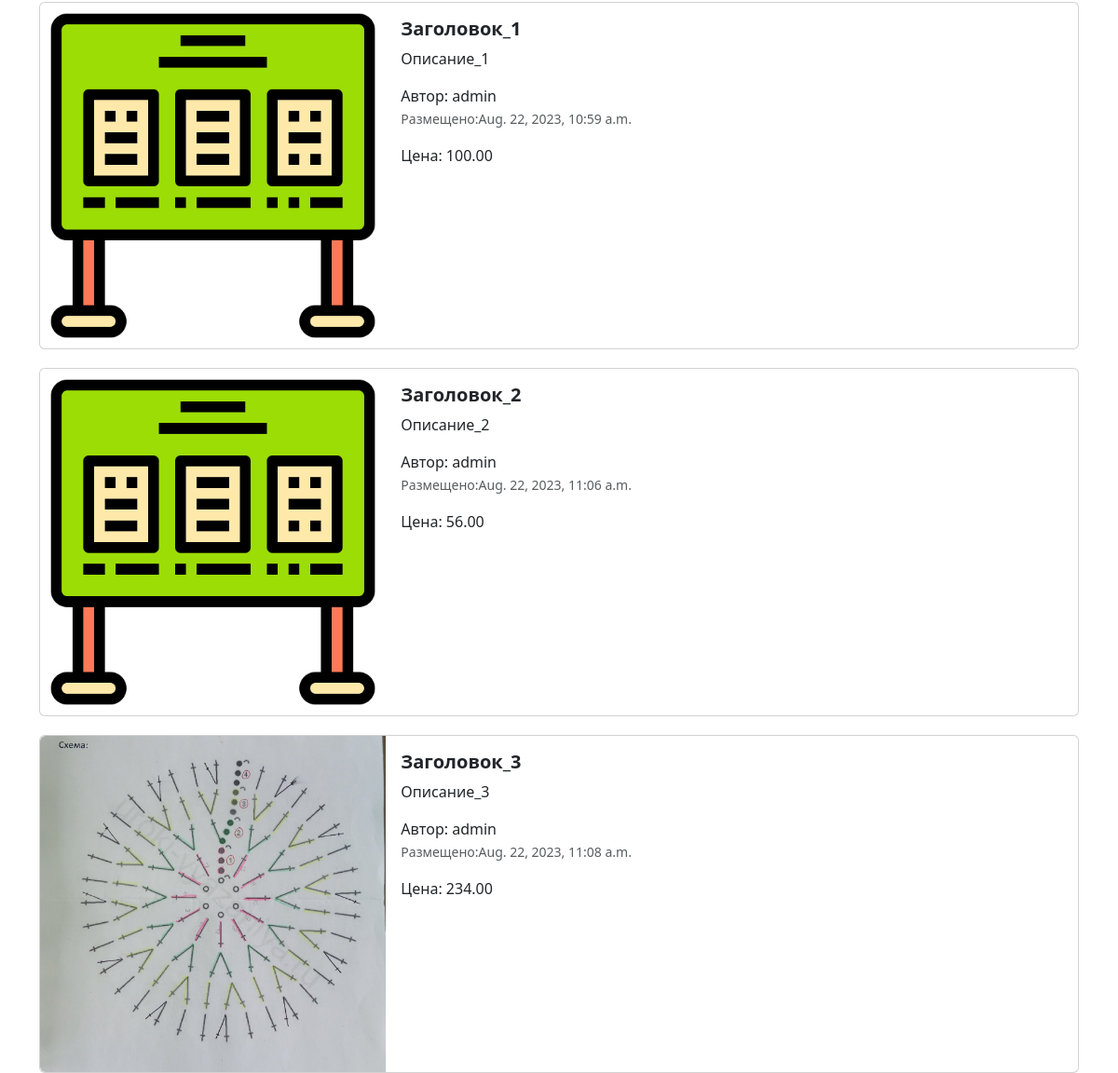
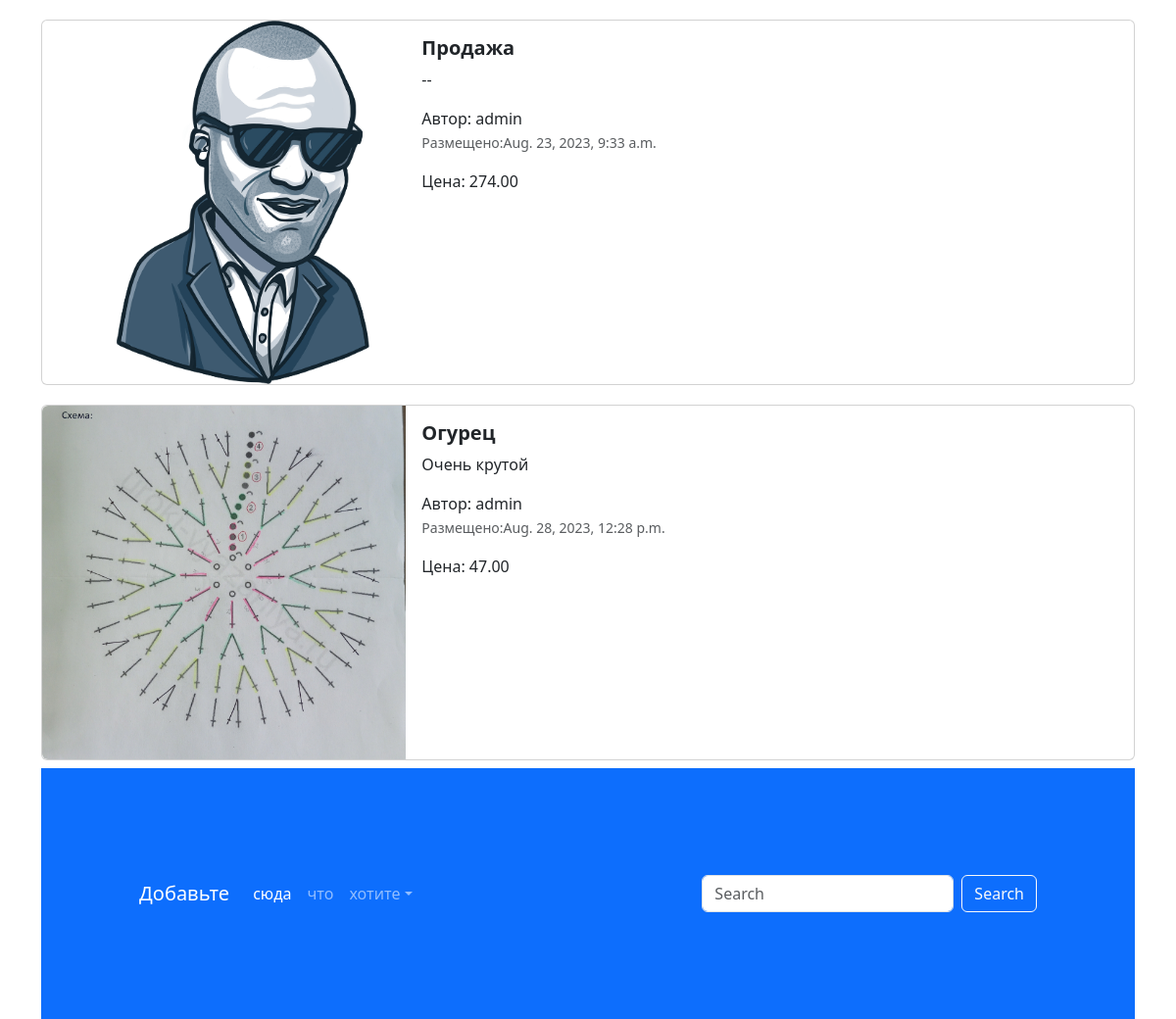
Before: / (lower part) with the older database file (2 pictures, top to bottom).
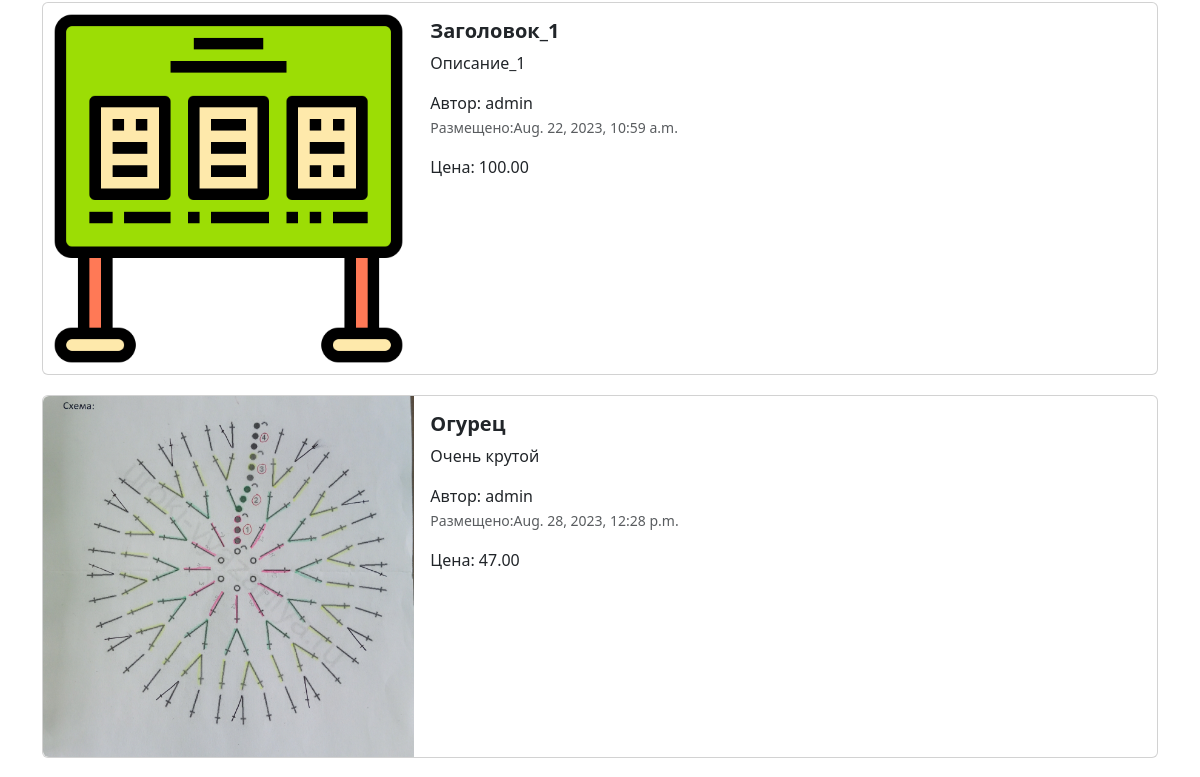
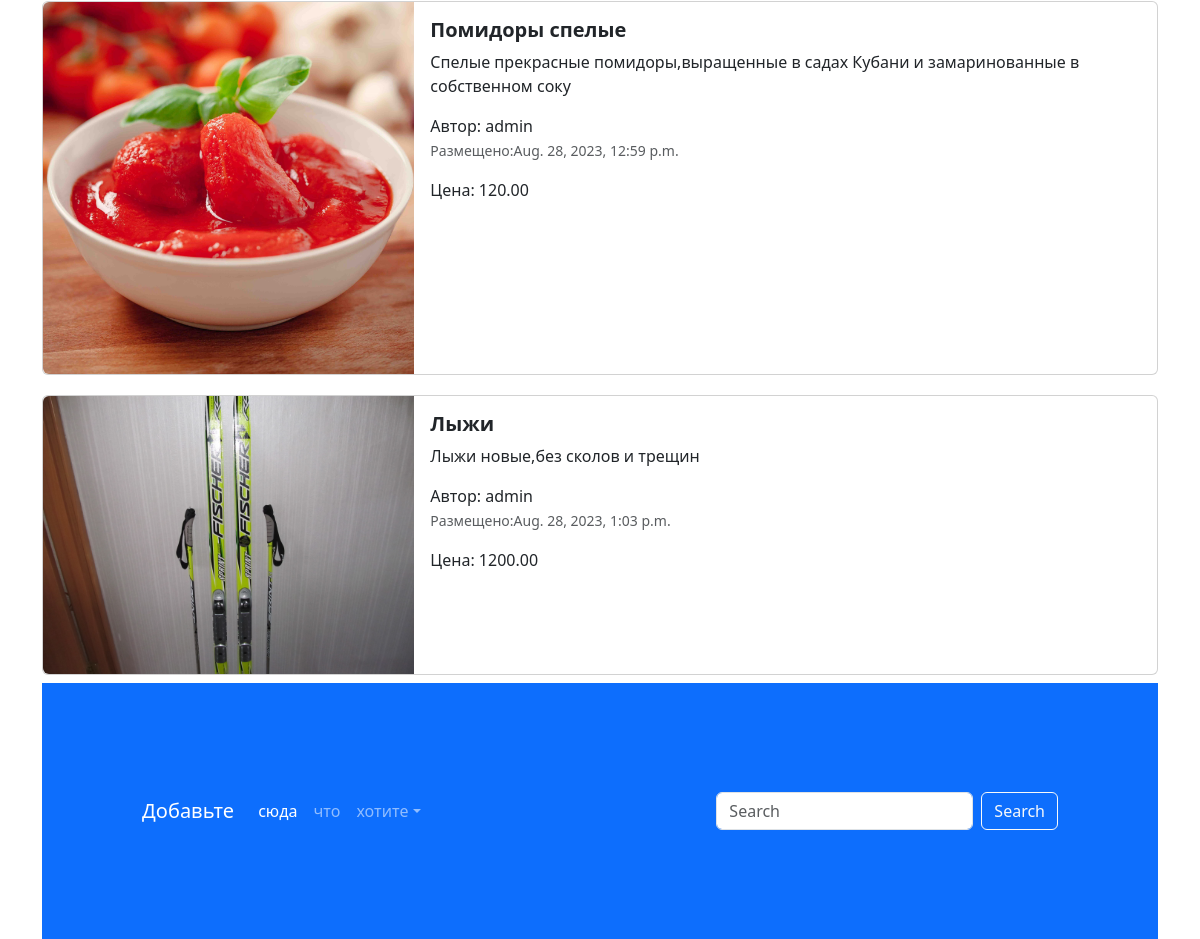
After: the same page with the newer database file (2 pictures, top to bottom).
### app_advertisements/models.py (models this page shows, shortened)
class Advertisements(models.Model):
    title = models.CharField('Заголовок',max_length=128)
    description = models.TextField('Описание')
    price = models.DecimalField('Цена',max_digits=10, decimal_places=2)
    auction = models.BooleanField('Торг',help_text='Отметьте, если торг уместен')
    created_at = models.DateTimeField(auto_now_add=True)
    updated_at = models.DateTimeField(auto_now=True)
    user = models.ForeignKey(User,verbose_name = 'пользователь', on_delete = models.CASCADE)
    image = models.ImageField('изображение',upload_to = 'advertisements_1/')
    class Meta:
       db_table = 'advertisements'

### app_advertisements/views.py (the view)
# urls.py: path('',index,name = 'main-page'),
def index(request):
    advertisements = Advertisements.objects.all()
    context = {'advertisements' : advertisements}
    return render(request,'index.html',context)

### templates/index.html (shortened to what this page needs)
{% extends 'base.html' %}
{% load static %}
{% block content %}
  <div class="container">
    {% for adv in advertisements %}
    <div class="col">
      <div class="card mb-2" style="max-width: 1200px; margin-top: 20px;">
        <div class="row g-0">
          <div class="col-md-4">
            <a href="{% url 'advertisement' %}" class="nav-link">
              <img src="{% if adv.image %} {{ adv.image.url}} {% else %} {% static 'img/adv.png' %} {% endif%}" class="img-fluid rounded-start" alt="Card title">
            </a>
          </div>
          <div class="col-md-8">
            <div class="card-body">
              <h5 class="card-title">
                <a href="{% url 'advertisement' %}" class="nav-link"><strong>{{ adv.title}}</strong></a>
              </h5>
              <a href="{% url 'advertisement' %}" class="nav-link">
                <p class="card-text">
                  {{ adv.description }}
                </p>
                <span>Автор: {{ adv.user }}</span>
                <p class="card-text"><small class="text-muted">Размещено:{{ adv.created_at}}</small></p>
                <span> Цена: {{ adv.price}}</span>
              </a>
            </div>
          </div>
        </div>
      </div>
    {% endfor %}
  <footer style="padding: 100px;" class="bg-primary">
    <nav class="navbar navbar-expand-sm navbar-dark">
      <a class="navbar-brand" href="#">Добавьте</a>
      <div class="collapse navbar-collapse" id="collapsibleNavId">
        <ul class="navbar-nav me-auto mt-2 mt-lg-0">
          <li class="nav-item">
            <a class="nav-link active" href="#" aria-current="page">сюда</a>
          </li>
          <li class="nav-item">
            <a class="nav-link" href="#">что</a>
          </li>
          <li class="nav-item dropdown">
            <a class="nav-link dropdown-toggle" href="#" id="dropdownId" data-bs-toggle="dropdown" aria-haspopup="true"
               aria-expanded="false">хотите</a>
          </li>
        </ul>
        <form class="d-flex my-2 my-lg-0">
          <input class="form-control me-sm-2" type="text" placeholder="Search">
          <button class="btn btn-outline-light my-2 my-sm-0" type="submit">Search</button>
        </form>
      </div>
    </nav>
  </footer>
  {% endblock%}

### templates/base.html (shortened to what this page needs)
{% load static %}
<!DOCTYPE html>
<html lang="en">
<head>
  <link href="{% static 'css/bootstrap.min.css' %}" rel="stylesheet">
  <link rel="stylesheet" href="{% static 'css/fontello.css' %}">
</head>
<body>
{% block content %}
{% endblock %}
</body>
</html>

Changed rows visible on the page:
removed Advertisements: title "Заголовок_2", description "Описание_2", user "admin", created_at "Aug. 22, 2023, 11:06 a.m.", price "56.00"
removed Advertisements: image (picture), title "Заголовок_3", description "Описание_3", user "admin", created_at "Aug. 22, 2023, 11:08 a.m.", price "234.00"
removed Advertisements: image (picture), title "Продажа", description "--", user "admin", created_at "Aug. 23, 2023, 9:33 a.m.", price "274.00"
added Advertisements: image (picture), title "Помидоры спелые", description "Спелые прекрасные помидоры,выращенные в садах Кубани и замаринованные в собственном соку", user "admin", created_at "Aug. 28, 2023, 12:59 p.m.", price "120.00"
added Advertisements: image (picture), title "Лыжи", description "Лыжи новые,без сколов и трещин", user "admin", created_at "Aug. 28, 2023, 1:03 p.m.", price "1200.00"
